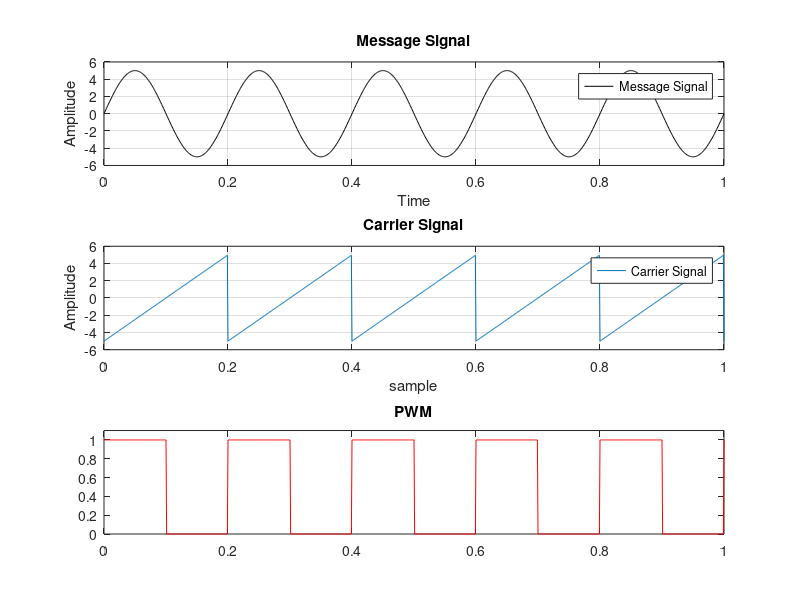

MATLAB code to generate this figure:
clc;
clear;
t = 0:0.001:1;
fc = input('Enter the frequency of carrier signal=> ');
fm = input('Enter the frequency of message signal=> ');
a = input('Enter the amplitude of carrier signal=> ');
b = input('Enter the Amplitude of meesgae signal (< carrier)=> ');
vc = a.*sawtooth(2*pi*fc*t);
vm = b.*sin(2*pi*fm*t);
n = length(vc);
for i=1:n
    if vm(i)>=vc(i)
        pwm(i) = 1;
    else
        pwm(i) = 0;
    end
end
subplot(3,1,1);
plot(t, vm, 'black');
xlabel('Time');
ylabel('Amplitude');
title('Message Signal');
legend('Message Signal');
grid on;

subplot(3,1,2);
plot(t, vc);
xlabel('sample');
ylabel('Amplitude');
title('Carrier Signal');
legend('Carrier Signal');
grid on;

subplot(3,1,3);
plot(t,pwm,'r');
title('PWM');
axis([0 1 0 1.1]); %to keep the pwm visible during plotting.
